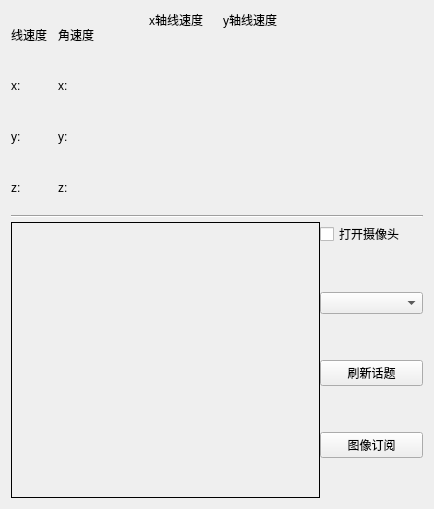
          <widget class="QWidget" name="tab_3">
           <attribute name="title">
            <string>基本</string>
           </attribute>
           <layout class="QHBoxLayout" name="horizontalLayout_7">
            <property name="sizeConstraint">
             <enum>QLayout::SetNoConstraint</enum>
            </property>
            <item>
             <layout class="QVBoxLayout" name="verticalLayout_8" stretch="1,0,99">
              <property name="spacing">
               <number>4</number>
              </property>
              <property name="sizeConstraint">
               <enum>QLayout::SetNoConstraint</enum>
              </property>
              <item>
               <layout class="QHBoxLayout" name="horizontalLayout_4" stretch="1,0,4,0">
                <item>
                 <layout class="QGridLayout" name="gridLayout_5">
                  <property name="sizeConstraint">
                   <enum>QLayout::SetMaximumSize</enum>
                  </property>
                  <item row="0" column="3">
                   <widget class="QLabel" name="label_31">
                    <property name="text">
                     <string>角速度</string>
                    </property>
                   </widget>
                  </item>
                  <item row="2" column="3">
                   <widget class="QLabel" name="label_18">
                    <property name="text">
                     <string>y:</string>
                    </property>
                   </widget>
                  </item>
                  <item row="2" column="1" colspan="2">
                   <widget class="QLabel" name="label_linery">
                    <property name="maximumSize">
                     <size>
                      <width>150</width>
                      <height>16777215</height>
                     </size>
                    </property>
                    <property name="text">
                     <string/>
                    </property>
                   </widget>
                  </item>
                  <item row="3" column="1" colspan="2">
                   <widget class="QLabel" name="label_linerz">
                    <property name="maximumSize">
                     <size>
                      <width>150</width>
                      <height>16777215</height>
                     </size>
                    </property>
                    <property name="text">
                     <string/>
                    </property>
                   </widget>
                  </item>
                  <item row="3" column="3">
                   <widget class="QLabel" name="label_19">
                    <property name="text">
                     <string>z:</string>
                    </property>
                   </widget>
                  </item>
                  <item row="2" column="0">
                   <widget class="QLabel" name="label_15">
                    <property name="text">
                     <string>y:</string>
                    </property>
                   </widget>
                  </item>
                  <item row="1" column="0">
                   <widget class="QLabel" name="label_14">
                    <property name="text">
                     <string>x:</string>
                    </property>
                   </widget>
                  </item>
                  <item row="0" column="2">
                   <spacer name="horizontalSpacer_4">
                    <property name="orientation">
                     <enum>Qt::Horizontal</enum>
                    </property>
                    <property name="sizeHint" stdset="0">
                     <size>
                      <width>40</width>
                      <height>20</height>
                     </size>
                    </property>
                   </spacer>
                  </item>
                  <item row="1" column="3">
                   <widget class="QLabel" name="label_17">
                    <property name="text">
                     <string>x:</string>
                    </property>
                   </widget>
                  </item>
                  <item row="3" column="0">
                   <widget class="QLabel" name="label_16">
                    <property name="text">
                     <string>z:</string>
                    </property>
                   </widget>
                  </item>
                  <item row="1" column="1" colspan="2">
                   <widget class="QLabel" name="label_linerx">
                    <property name="maximumSize">
                     <size>
                      <width>150</width>
                      <height>16777215</height>
                     </size>
                    </property>
                    <property name="text">
                     <string/>
                    </property>
                   </widget>
                  </item>
                  <item row="0" column="0" colspan="2">
                   <widget class="QLabel" name="label_30">
                    <property name="text">
                     <string>线速度</string>
                    </property>
                   </widget>
                  </item>
                  <item row="0" column="4">
                   <spacer name="horizontalSpacer_5">
                    <property name="orientation">
                     <enum>Qt::Horizontal</enum>
                    </property>
                    <property name="sizeHint" stdset="0">
                     <size>
                      <width>40</width>
                      <height>20</height>
                     </size>
                    </property>
                   </spacer>
                  </item>
                  <item row="1" column="4">
                   <widget class="QLabel" name="label_angerx">
                    <property name="maximumSize">
                     <size>
                      <width>150</width>
                      <height>16777215</height>
                     </size>
                    </property>
                    <property name="text">
                     <string/>
                    </property>
                   </widget>
                  </item>
                  <item row="2" column="4">
                   <widget class="QLabel" name="label_angery">
                    <property name="maximumSize">
                     <size>
                      <width>150</width>
                      <height>16777215</height>
                     </size>
                    </property>
                    <property name="text">
                     <string/>
                    </property>
                   </widget>
                  </item>
                  <item row="3" column="4">
                   <widget class="QLabel" name="label_angerz">
                    <property name="maximumSize">
                     <size>
                      <width>150</width>
                      <height>16777215</height>
                     </size>
                    </property>
                    <property name="text">
                     <string/>
                    </property>
                   </widget>
                  </item>
                 </layout>
                </item>
                <item>
                 <spacer name="horizontalSpacer_6">
                  <property name="orientation">
                   <enum>Qt::Horizontal</enum>
                  </property>
                  <property name="sizeHint" stdset="0">
                   <size>
                    <width>40</width>
                    <height>20</height>
                   </size>
                  </property>
                 </spacer>
                </item>
                <item>
                 <widget class="QWidget" name="widget_x" native="true">
                  <property name="minimumSize">
                   <size>
                    <width>0</width>
                    <height>0</height>
                   </size>
                  </property>
                  <property name="maximumSize">
                   <size>
                    <width>200</width>
                    <height>200</height>
                   </size>
                  </property>
                  <widget class="QLabel" name="label_6">
                   <property name="geometry">
                    <rect>
                     <x>0</x>
                     <y>0</y>
                     <width>67</width>
                     <height>17</height>
                    </rect>
                   </property>
                   <property name="text">
                    <string>x轴线速度</string>
                   </property>
                  </widget>
                 </widget>
                </item>
                <item>
                 <widget class="QWidget" name="widget_y" native="true">
                  <property name="minimumSize">
                   <size>
                    <width>200</width>
                    <height>200</height>
                   </size>
                  </property>
                  <property name="maximumSize">
                   <size>
                    <width>200</width>
                    <height>200</height>
                   </size>
                  </property>
                  <widget class="QLabel" name="label_10">
                   <property name="geometry">
                    <rect>
                     <x>0</x>
                     <y>0</y>
                     <width>67</width>
                     <height>17</height>
                    </rect>
                   </property>
                   <property name="text">
                    <string>y轴线速度</string>
                   </property>
                  </widget>
                 </widget>
                </item>
               </layout>
              </item>
              <item>
               <widget class="Line" name="line">
                <property name="orientation">
                 <enum>Qt::Horizontal</enum>
                </property>
               </widget>
              </item>
              <item>
               <layout class="QHBoxLayout" name="horizontalLayout_6" stretch="3,1">
                <property name="spacing">
                 <number>0</number>
                </property>
                <property name="sizeConstraint">
                 <enum>QLayout::SetDefaultConstraint</enum>
                </property>
                <item>
                 <widget class="QLabel" name="label_image">
                  <property name="enabled">
                   <bool>true</bool>
                  </property>
                  <property name="sizePolicy">
                   <sizepolicy hsizetype="Preferred" vsizetype="Preferred">
                    <horstretch>0</horstretch>
                    <verstretch>0</verstretch>
                   </sizepolicy>
                  </property>
                  <property name="minimumSize">
                   <size>
                    <width>0</width>
                    <height>0</height>
                   </size>
                  </property>
                  <property name="sizeIncrement">
                   <size>
                    <width>1</width>
                    <height>1</height>
                   </size>
                  </property>
                  <property name="baseSize">
                   <size>
                    <width>1</width>
                    <height>1</height>
                   </size>
                  </property>
                  <property name="styleSheet">
                   <string notr="true">R</string>
                  </property>
                  <property name="frameShape">
                   <enum>QFrame::Box</enum>
                  </property>
                  <property name="text">
                   <string/>
                  </property>
                  <property name="wordWrap">
                   <bool>false</bool>
                  </property>
                  <property name="margin">
                   <number>0</number>
                  </property>
                  <property name="indent">
                   <number>-1</number>
                  </property>
                  <property name="openExternalLinks">
                   <bool>false</bool>
                  </property>
                 </widget>
                </item>
                <item>
                 <layout class="QVBoxLayout" name="verticalLayout_7">
                  <property name="spacing">
                   <number>6</number>
                  </property>
                  <item>
                   <widget class="QCheckBox" name="checkBox__opencamera">
                    <property name="text">
                     <string>打开摄像头</string>
                    </property>
                   </widget>
                  </item>
                  <item>
                   <spacer name="verticalSpacer_6">
                    <property name="orientation">
                     <enum>Qt::Vertical</enum>
                    </property>
                    <property name="sizeHint" stdset="0">
                     <size>
                      <width>20</width>
                      <height>40</height>
                     </size>
                    </property>
                   </spacer>
                  </item>
                  <item>
                   <widget class="QComboBox" name="comboBox_carmeratopic"/>
                  </item>
                  <item>
                   <spacer name="verticalSpacer_3">
                    <property name="orientation">
                     <enum>Qt::Vertical</enum>
                    </property>
                    <property name="sizeHint" stdset="0">
                     <size>
                      <width>20</width>
                      <height>40</height>
                     </size>
                    </property>
                   </spacer>
                  </item>
                  <item>
                   <widget class="QPushButton" name="pushButton">
                    <property name="text">
                     <string>刷新话题</string>
                    </property>
                   </widget>
                  </item>
                  <item>
                   <spacer name="verticalSpacer_4">
                    <property name="orientation">
                     <enum>Qt::Vertical</enum>
                    </property>
                    <property name="sizeHint" stdset="0">
                     <size>
                      <width>20</width>
                      <height>40</height>
                     </size>
                    </property>
                   </spacer>
                  </item>
                  <item>
                   <widget class="QPushButton" name="pushButton_subimg">
                    <property name="text">
                     <string>图像订阅</string>
                    </property>
                   </widget>
                  </item>
                  <item>
                   <spacer name="verticalSpacer_5">
                    <property name="orientation">
                     <enum>Qt::Vertical</enum>
                    </property>
                    <property name="sizeHint" stdset="0">
                     <size>
                      <width>20</width>
                      <height>40</height>
                     </size>
                    </property>
                   </spacer>
                  </item>
                 </layout>
                </item>
               </layout>
              </item>
             </layout>
            </item>
           </layout>
          </widget>
